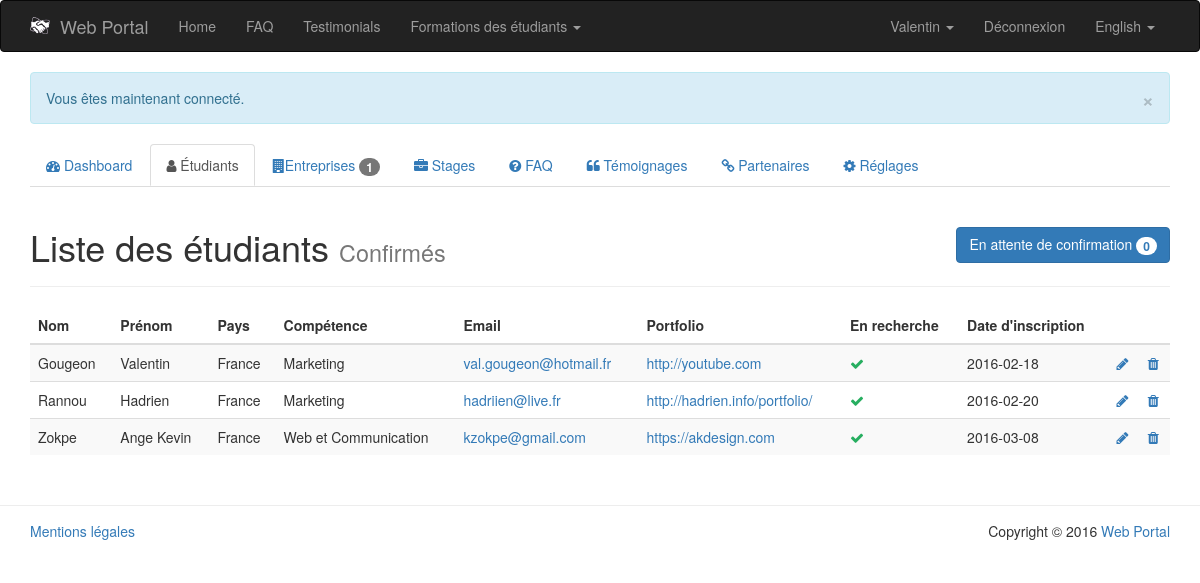
The page /PHP/public/index.php?page=admin/students-list (signed in) on the database its author committed.
### tables this page shows
CREATE TABLE `settings` (
  `id` int(11) NOT NULL,
  `tag` varchar(64) NOT NULL,
  `value` varchar(256) NOT NULL,
  `placeholder` varchar(128) NOT NULL,
  `data_type` enum('varchar','int','boolean') NOT NULL DEFAULT 'varchar'
);

CREATE TABLE `student` (
  `id` int(11) NOT NULL,
  `first_name` varchar(64) NOT NULL,
  `last_name` varchar(64) NOT NULL,
  `country` enum('France','Irlande') NOT NULL,
  `skill` int(11) NOT NULL,
  `email` varchar(64) NOT NULL,
  `password` varchar(64) NOT NULL,
  `cv` varchar(128) NOT NULL,
  `portfolio` varchar(128) NOT NULL,
  `admin` tinyint(1) NOT NULL DEFAULT '0',
  `available` tinyint(1) NOT NULL DEFAULT '1',
  `activated` tinyint(1) NOT NULL,
  `register_date` date NOT NULL
);

CREATE TABLE `skill` (
  `id` int(11) NOT NULL,
  `name` varchar(64) NOT NULL
);

### PHP/app/model/Settings.class.php (called while the page is built, shortened)
<?php
	class Settings {
		public static function getWebsiteName() {
			$db = PDOConnexion::getInstance();
			$sql = "SELECT value FROM settings WHERE tag = 'website_name'";
			$sth = $db->prepare($sql);
			$sth->setFetchMode(PDO::FETCH_CLASS|PDO::FETCH_PROPS_LATE, 'Settings');
			$sth->execute();
			return $sth->fetch()->value;
		}
	}
?>

### PHP/app/model/Autoloader.php (called while the page is built, shortened)
<?php
	class Autoloader {
		public static function appAutoload($class) {
			$class = str_replace('\\', '/', $class);
		}
	}
?>

### PHP/app/model/Language.class.php (called while the page is built, shortened)
<?php
	class Language {
		private $defaultLanguage = 'en';
		private $currentLanguage;
		private $translate = array();
		public function __construct() {
		    if (isset($_COOKIE['lang']) || isset($_SESSION['lang'])) {
		        if (isset($_COOKIE['lang'])) {
		            $this->currentLanguage = $_COOKIE['lang'];
		        }
		        if (isset($_SESSION['lang'])) {
		            $this->currentLanguage = $_SESSION['lang'];
		        }
		    }
		    else {
		    	$this->currentLanguage = $this->detectBrowserLanguage();
		    }
		    $this->translate = $translate;
		}
		private function detectBrowserLanguage() {
			if (isset($_SERVER['HTTP_ACCEPT_LANGUAGE'])) {
				if (substr($_SERVER['HTTP_ACCEPT_LANGUAGE'], 0, 2) == 'fr') {
					return 'fr';
				}
				else {
					return 'en';
				}
			}
			return $this->defaultLanguage;
		}
		public function getCurrentLanguage() {
			$languageName = ($this->currentLanguage == 'fr') ? 'Français' : 'English';
			return array(
				'code' => $this->currentLanguage,
				'name' => $languageName
			);
		}
		public function translate($term) {
			if (!array_key_exists($this->currentLanguage, $this->translate)) {
				if (file_exists(LANG . DS . $this->currentLanguage . '.php')) {
					return $this->translate[$term];
				}
			}
			else {
				throw new Exception('Le terme "' . $term . '" n\'existe pas dans le fichier de traduction.');
			}
		}
	}
?>

### PHP/ressources/lang/en.php (called while the page is built)
<?php
	$translate = array (
		'home' => 'Home',
		'faq' => 'FAQ',
		'testimonials' => 'Testimonials',
		'student' => 'Student',
		'company' => 'Company'
	);
?>

### PHP/app/model/Student.class.php (called while the page is built, shortened)
<?php
	class Student {
		public function __get($nom){
			return $this->$nom;
		}
		public static function getStudentById($id) {
			$db = PDOConnexion::getInstance();
			$sql = 'SELECT * FROM student WHERE id = :id';
			$sth = $db->prepare($sql);
			$sth->setFetchMode(PDO::FETCH_CLASS|PDO::FETCH_PROPS_LATE, 'Student');
			$sth->execute(array(
				':id' => $id
			));
			return $sth->fetch();
		}
		public static function getActivatedStudents($activated = true) {
			$db = PDOConnexion::getInstance();
			$sql = ($activated == true) ? 'SELECT * FROM student WHERE activated' : 'SELECT * FROM student WHERE !activated';
			$sth = $db->prepare($sql);
			$sth->setFetchMode(PDO::FETCH_CLASS|PDO::FETCH_PROPS_LATE, 'Student');
			$sth->execute();
			return $sth->fetchAll();
		}
	}
?>

### PHP/app/model/Skill.class.php (called while the page is built, shortened)
<?php
	class Skill {
		public function __get($nom){
			return $this->$nom;
		}
		public static function getSkillById($id) {
			$db = PDOConnexion::getInstance();
			$sql = 'SELECT * FROM skill WHERE id = :id';
			$sth = $db->prepare($sql);
			$sth->setFetchMode(PDO::FETCH_CLASS|PDO::FETCH_PROPS_LATE, 'Skill');
			$sth->execute(array(
				':id' => $id
			));
			return $sth->fetch();
		}
	}
?>

### PHP/app/view/admin/students-list.php (the view, shortened to what this page needs)
<?php
if (App::isAdmin()) {
	$type = htmlentities($_GET['type']);
?>
<div class="col-md-12">
	<div class="page-header">
		<h1>
			Liste des étudiants
			<?php
				if ($type == 'awaiting') {
					echo '<small>En attente d\'activation</small>';
					echo '<a href="index.php?page=admin/students-list&amp;type=activated" class="btn btn-primary pull-right">Voir les étudiants confirmés <span class="badge">' . count(Student::getActivatedStudents(true)) . '</span></a>';
				}
				else {
					echo '<small>Confirmés</small>';
					echo '<a href="index.php?page=admin/students-list&amp;type=awaiting" class="btn btn-primary pull-right">En attente de confirmation <span class="badge">' . count(Student::getActivatedStudents(false)) . '</span></a>';
				}
			?>
		</h1>
	</div>
	<?php
		if ($type == 'activated') :
			if (Student::getActivatedStudents(true)) :
	?>
		<table class="table table-striped">
			<thead>
				<tr>
					<th>Nom</th>
					<th>Prénom</th>
					<th>Pays</th>
					<th>Compétence</th>
					<th>Email</th>
					<th>Portfolio</th>
					<th>En recherche</th>
					<th>Date d'inscription</th>
					<th></th>
					<th></th>
				</tr>
			</thead>
			<?php
				foreach (Student::getActivatedStudents(true) as $student) {
					echo '<tr data-id="' . $student->id . '">';
						echo '<td>' . $student->last_name . '</td>';
						echo '<td>' . $student->first_name . '</td>';
						echo '<td>' . $student->country . '</td>';
						echo '<td>' . Skill::getSkillById($student->skill)->name . '</td>';
						echo '<td><a href="mailto:' . $student->email . '">' . $student->email . '</a></td>';
						echo '<td><a href="' . $student->portfolio . '" target="_blank">' . $student->portfolio . '</a></td>';
						if ($student->available) {
							echo '<td><i class="fa fa-check" style="color: #27ae60;"></i></td>';
						}
						else {
							echo '<td><i class="fa fa-times" style="color: #c0392b;"></i></td>';
						}
						echo '<td>' . $student->register_date . '</td>';
						echo '<td><a href="index.php?page=admin/student-edit&amp;id=' . $student->id . '"><i class="fa fa-pencil" data-toggle="tooltip" title="Modifier"></i></a></td>';
						echo '<td><a href="#" title="Supprimer" data-action="delete" data-toggle="tooltip" title="Supprimer"><i class="fa fa-trash"></i></a></td>';
					echo '</tr>';
				}
			?>
		</table>
	<?php
			else:
				echo 'Aucun étudiant n\'a été confirmé.';
			endif;
		endif;
	}
	else{
		App::getHeader(404);	}
	?>
</div>

### PHP/app/view/navbar.php (shortened to what this page needs)
<nav class="navbar navbar-inverse">
	<div class="container">
		<div class="navbar-header">
			<a class="navbar-brand" href="index.php?page=home"><img src="img/logo.png" alt="Logo" style="float: left; margin-right: 10px; width: 20px;"><?php echo Settings::getWebsiteName(); ?></a>
		</div>
		<div id="navbar" class="collapse navbar-collapse">
			<ul class="nav navbar-nav">
				<li<?php App::isCurrentPage('home'); ?>><a href="index.php?page=home"><?php echo $language->translate('home'); ?></a></li>
				<li<?php App::isCurrentPage('faq'); ?>><a href="index.php?page=faq"><?php echo $language->translate('faq'); ?></a></li>
				<li<?php App::isCurrentPage('testimonials'); ?>><a href="index.php?page=testimonials"><?php echo $language->translate('testimonials'); ?></a></li>
				<li class="dropdown"
					     	App::isCurrentPage('formations-ireland'); ?>>
						  	<a id="formations-dropdown" href="#" class="dropdown-toggle" data-toggle="dropdown" role="button" aria-haspopup="true" aria-expanded="false">
								Formations des étudiants
								<span class="caret"></span>
							</a>
				</li>
			</ul>
			<ul class="nav navbar-nav navbar-right">
				<?php if (App::isLogged()) : ?>
					<?php $member = App::getMember(); ?>
					<?php if (get_class($member) == 'Student') : ?>
						<li class="dropdown">
							<a id="student-dropdown" href="#" class="dropdown-toggle" data-toggle="dropdown" role="button" aria-haspopup="true" aria-expanded="false">
								<?php echo $member->first_name; ?>
								<span class="caret"></span>
							</a>
						</li>
					<?php endif; ?>
					<li><a href="index.php?page=signout">Déconnexion</a></li>
				<?php endif; ?>
				<li class="dropdown">
					<a id="lang-dropdown" href="#" class="dropdown-toggle" data-toggle="dropdown" role="button" aria-haspopup="true" aria-expanded="false">
						<?php echo $language->getCurrentLanguage()['name']; ?>
						<span class="caret"></span>
					</a>
				</li>
            </ul>
		</div>
	</div>
</nav>

### rows shown on the page
settings: value "Web Portal"
student: first_name "Valentin", last_name "Gougeon", country "France", skill.name "Marketing", email "val.gougeon@hotmail.fr", portfolio "http://youtube.com", available 1 (drawn), register_date "2016-02-18"
student: last_name "Rannou", first_name "Hadrien", country "France", skill.name "Marketing", email "hadriien@live.fr", portfolio "http://hadrien.info/portfolio/", available 1 (drawn), register_date "2016-02-20"
student: last_name "Zokpe", first_name "Ange Kevin", country "France", skill.name "Web et Communication", email "kzokpe@gmail.com", portfolio "https://akdesign.com", available 1 (drawn), register_date "2016-03-08"

### other values the page prints
$language->translate('home') "Home"
$language->translate('faq') "FAQ"
$language->translate('testimonials') "Testimonials"
$language->getCurrentLanguage()['name'] "English"
$output "× Vous êtes maintenant connecté."
count(Company::getActivatedCompanies(false)) "1"
count(Student::getActivatedStudents(false)) "0"
App::$siteTitle "Web Portal"
